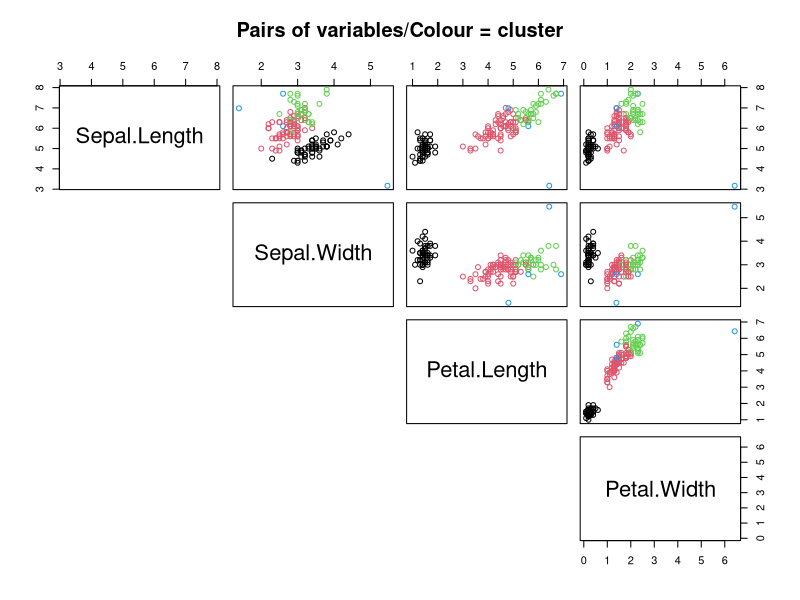
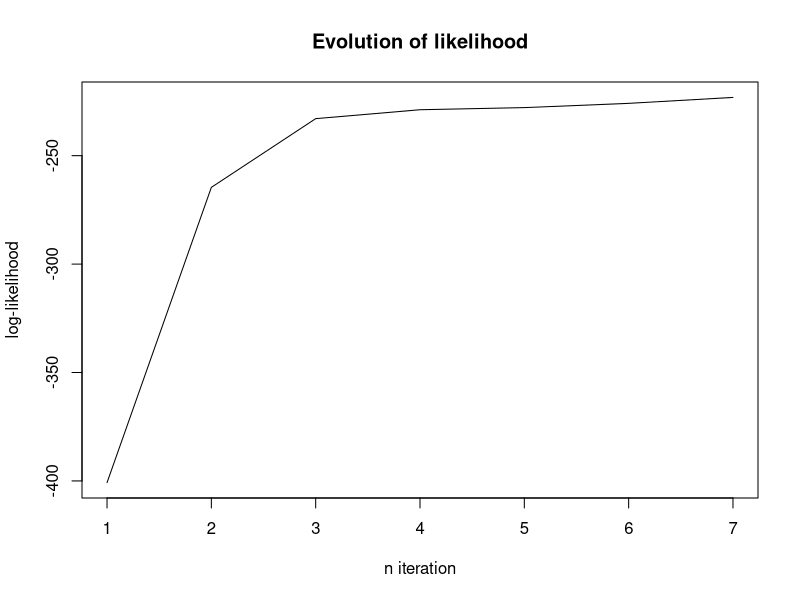

Write R code to recreate these figures, in order.
# Setting up test sets
X <- iris[,1:4]
outliers <- matrix(runif(n=8, min=1, max=7), nrow=2)
colnames(outliers) <- colnames(X)
X_out <- rbind(X,outliers)

## Code for Expectation-Maximization of multivariate Gaussian mixture models
## with uniform component




# code for k-means algorithm to set means and covariance matrices for EM alogrithme

km.maison <- function(X, k){
  p <- ncol(X)  # nombres de parametres
  n <- nrow(X)  # nombres d'observations
  
  Delta <- 1; iter <- 0; itermax <- 30 #Delta = mesure for convergence
  while(Delta > 1e-4 && iter <= itermax){
    # initiation, random centroid selection
    if(iter == 0){
      centroid <- X[sample(nrow(X), k),]
      centroid_mem <- centroid
    }
    
    # Euclidian distance between centroid and data points
    d <- sapply(1:k, function(c) sapply(1:n, 
                                        function(i) sum((centroid[c,] - X[i,])^2) ))
    # Centroid association
    cluster <- apply(d, 1, which.min)
    
    # New centroid settings
    centroid <- t(sapply(1:k, function(c) 
      apply(X[cluster == c,], 2, mean)))
    
    Delta <- sum((centroid - centroid_mem)^2)
    iter <- iter + 1; centroid_mem <- centroid
  }
  return(list(centroid = centroid, cluster = cluster))
}



# helper functions

mvnorm.cov.inv <- function(Sigma) {
  # Eigendecomposition of covariance matrix
  E <- eigen(Sigma)
  Lambda.inv <- diag(E$values^-1)   # diagonal matrix
  Q <- E$vectors
  return(Q %*% Lambda.inv %*% t(Q))
}
#multivariate Gaussian pdf (probability density function)
mvn.pdf.i <- function(xi, mu, Sigma)
  1/sqrt( (2*pi)^length(xi) * det(Sigma) ) * 
  exp(-(1/2) * t(xi - mu) %*% mvnorm.cov.inv(Sigma) 
      %*% (xi - mu) )

mvn.pdf <- function(X, mu, Sigma)
  apply(X, 1, function(xi) mvn.pdf.i(as.numeric(xi), as.numeric(mu), Sigma))

#multivariate Uniform pdf for outlier detection
mvu.pdf <- function(X) {
  mi <- apply(X, 2, min)
  ma <- apply(X, 2, max)
  uni_v <- 1/(ma-mi) 
  prod(uni_v)
}


#' EM multivarate Gaussians
gmm.maison.normal <- function(X, k){
  p <- ncol(X)  # number of parameters
  n <- nrow(X)  # number of observations
  
  Delta <- 1; iter <- 1; itermax <- 30; lh <- rep(NULL,itermax); bic <- rep(NULL,itermax)
  w.s <- array(dim=c(itermax,k)); cen.s <- array(dim=c(k,p,itermax))
  cov.s <- array(dim=c(p,p,k,itermax))
  while(Delta > 1e-4 && iter <= itermax){
    # initiation
    if(iter == 1){
      km.init <- km.maison(X, k)
      # centroids of k-means run
      mu <- km.init$centroid; mu_mem <- mu
      # pk start uniform
      w <- rep(1/k,k)
      cov <- array(dim = c(p, p, k))
      for(i in 1:p) for(j in 1:p) for(c in 1:k) cov[i, j, c] <- 
        1/n * sum((X[km.init$cluster == c, i] - as.numeric(mu[c, i])) *
                    (X[km.init$cluster == c, j] - as.numeric(mu[c, j])))
    }
    
    # E-step
    mvn.c <- sapply(1:k, function(c) mvn.pdf(X, mu[c,], cov[,, c]))
    #print(mvn.c)
    r_ic <- t(w*t(mvn.c)) / rowSums(t(w*t(mvn.c)))
    if(sum(is.nan(r_ic)>=1)){
      break
    }
    #log-likelihood
    lh[iter] <- sum(log(rowSums(t(w*t(mvn.c)))))
    
    #BIC
    v <- k*(p*(p+1)/2 + p + 1) - 1
    bic[iter] <- sum(log(rowSums(t(w*t(mvn.c))))) - (v/2 * (log(n)))
    
    #Updates for output
    cen.s[,,iter] <- mu
    w.s[iter,] <- w
    cov.s[,,,iter] <- cov
    
    # M-step
    n_c <- colSums(r_ic)
    w <- n_c/sum(n_c)
    mu <- t(sapply(1:k, function(c) 1/n_c[c] * colSums(r_ic[, c] * X)))
    for(i in 1:p) for(j in 1:p) for(c in 1:k) cov[i, j, c] <-
      1/n_c[c] * sum(r_ic[, c] * (X[, i] - mu[c, i]) * r_ic[, c] *
                       (X[, j] - mu[c, j]))
    if(sum(is.nan(mu)>=1)){
      break
    }
    Delta <- sum((mu - mu_mem)^2)
    
    iter <- iter + 1; mu_mem <- mu
  }
  return(list(softcluster.norm = r_ic, BIC.norm = bic, likelihood.norm = lh,
              cluster.norm = apply(r_ic, 1, which.max), mu.s.norm = na.omit(cen.s),
              pk.s.norm = na.omit(w.s), cov.s.norm = na.omit(cov.s)))
}



#' EM multivariate Gaussian and uniform distribution

gmm.maison.uni <- function(X, k){
  p <- ncol(X)  
  n <- nrow(X)  
  uni_d <- mvu.pdf(X)
  
  Delta <- 1; iter <- 1; itermax <- 30; lh <- rep(NULL,itermax); bic <- rep(NULL,itermax)
  w.s <- array(dim=c(itermax,k+1)); cen.s <- array(dim=c(k,p,itermax))
  cov.s <- array(dim=c(p,p,k,itermax))
  while(Delta > 1e-4 && iter <= itermax){
    # initiation
    if(iter == 1){
      km.init <- km.maison(X, k)
      # centroids of k-means run
      mu <- km.init$centroid; mu_mem <- mu
      # pks start uniform
      w <- rep(1/(k+1),k+1)
      cov <- array(dim = c(p, p, k))
      for(i in 1:p) for(j in 1:p) for(c in 1:k) cov[i, j, c] <- 
        1/n * sum((X[km.init$cluster == c, i] - as.numeric(mu[c, i])) *
                    (X[km.init$cluster == c, j] - as.numeric(mu[c, j])))
    }
    
    # E-step
    mvn.c <- sapply(1:k, function(c) mvn.pdf(X, mu[c,], cov[,, c]))
    #print(mvn.c)
    mvn.c <- cbind(mvn.c, rep(uni_d,length(X[,1])))
    
    r_ic <- t(w*t(mvn.c)) / rowSums(t(w*t(mvn.c)))
    #print(r_ic)
    if(sum(is.nan(r_ic)>=1)){
      break
    }
    #log-likelihood
    lh[iter] <- sum(log(rowSums(t(w*t(mvn.c)))))
    
    #BIC
    v <- k*(p*(p+1)/2 + p + 1) - 1 + p # +p à la fin uniform
    bic[iter] <- sum(log(rowSums(t(w*t(mvn.c))))) - (v/2 * (log(n)))
    
    #Updates for output
    cen.s[,,iter] <- mu
    w.s[iter,] <- w
    cov.s[,,,iter] <- cov
    # M-step
    n_c <- colSums(r_ic)
    w <- n_c/sum(n_c)
    #print(w)
    mu <- t(sapply(1:k, function(c) 1/n_c[c] * colSums(r_ic[, c] * X)))
    for(i in 1:p) for(j in 1:p) for(c in 1:k) cov[i, j, c] <-
      1/n_c[c] * sum(r_ic[, c] * (X[, i] - mu[c, i]) * r_ic[, c] *
                       (X[, j] - mu[c, j]))
    if(sum(is.nan(mu)>=1)){
      break
    }
    Delta <- sum((mu - mu_mem)^2)
    mu_mem <- mu
    
    iter <- iter + 1 
  }
  return(list(softcluster.uni = r_ic, BIC.uni = bic, likelihood.uni = lh,
              cluster.uni = apply(r_ic, 1, which.max), mu.s.uni = na.omit(cen.s),
              pk.s.uni = na.omit(w.s), cov.s.uni = na.omit(cov.s)))
}



# run functions
get.norm.uni <- function(X, k_clusters, n_runs=3){
  x.norm <- lapply(1:n_runs, function(i){
    gmm.maison.normal(X,k_clusters)
    
  }) 
  x.uni <- lapply(1:n_runs, function(i){
    
    gmm.maison.uni(X,k_clusters)
    
  }) 
  
  return (list(x.norm = x.norm, x.uni = x.uni))
  
}

# result functios
get.all <- function(X, k_clusters, n_runs=3){
  cat("------------------------------------------------------\n")
  cat("------------------------------------------------------\n")
  cat("Model selection for k Gaussians and possible uniform\n")
  cat(" distribution for outlier detection\n")
  a <- get.norm.uni(X,k_clusters, n_runs)
  n.u <- rep(0,2)
  BICs.n <- unlist(lapply(1:n_runs, function(i){tail(a$x.norm[[i]]$BIC.norm,1)}))
  BICs.u <- unlist(lapply(1:n_runs, function(i){tail(a$x.uni[[i]]$BIC.uni,1)}))
  n.u[1] <- BICs.n[which.max(BICs.n < 0)]
  n.u[2] <- BICs.u[which.max(BICs.u < 0)]
  select.m <- which.max(n.u)
  
  if(select.m == 1){
    m <- which.max(BICs.n < 0)
    
    cat("------------------------------------------------------\n")
    cat("------------------------------------------------------\n")
    cat("       Model with uniform distribution selected\n")
    cat("               Detection of outliers: No\n")
    cat("------------------------------------------------------\n")
    cat("         BIC value with uniform component: ",n.u[2],"\n")
    cat("         BIC value without uniform component: ",n.u[1],"\n")
    cat("------------------------------------------------------\n")
    cat("------------------------------------------------------\n")
    cat("                    Model parameters\n")
    cat("------------------------------------------------------\n")
    cat("------------------------------------------------------\n")
    cat("\n")
    pks.norm <- tail(a$x.norm[[m]]$pk.s.norm,1)
    cat("              pks for the different components\n")
    print(pks.norm)
    cat("------------------------------------------------------\n")
    cat("\n")
    mus.norm <- a$x.norm[[m]]$mu.s.norm[,,length(a$x.norm[[m]]$likelihood.norm)]
    colnames(mus.norm) <- colnames(X)
    cat("       µs for the different Gaussian components\n")
    cat("------------------------------------------------------\n")
    print(mus.norm)
    cat("------------------------------------------------------\n")
    cat("\n")
    covs.norm <- a$x.norm[[m]]$cov.s.norm[,,,length(a$x.norm[[m]]$likelihood.norm)]
    #colnames(mus.uni) <- colnames(X)
    cat("         Sigmas for the different Gaussian components\n")
    cat("------------------------------------------------------\n")
    print(covs.norm)
    cat("\n")
    cat("------------------------------------------------------\n")
    cat("------------------------------------------------------\n")
    cat("                    Data\n")
    cat("------------------------------------------------------\n")
    cat("------------------------------------------------------\n")
    cat("Probabilities for different components (1-n)\n")
    cat("       (last column = uniform component)\n")
    cat("------------------------------------------------------\n")
    print(a$x.norm[[m]]$softcluster.norm)
    cat("\n")
    cat("------------------------------------------------------\n")
    cat(" Dataframe and component allocation (last column)\n")
    cat("------------------------------------------------------\n")
    cat("\n")
    c <- cbind(X,a$x.norm[[m]]$cluster.norm)
    colnames(c)[length(colnames(c))] <- "Cluster"
    print(c)
    cat("\n")
    cat("------------------------------------------------------\n")
    cat("\n")
    cat("------------------------------------------------------\n")
    cat("------------------------------------------------------\n")
    cat("             Plots ===================>>>>>>\n")
    cat("------------------------------------------------------\n")
    cat("Plots: 1: Scatterplots showing pairs of variables\n")
    cat("       2: Evolution of likelihood over iterations\n")
    cat("------------------------------------------------------\n")
    pairs(X_out, lower.panel = NULL, col = a$x.norm[[m]]$cluster.norm,
          main = "Pairs of variables/Colour = cluster")
    plot(x = seq(1,length(a$x.norm[[m]]$likelihood.norm)), y = a$x.norm[[m]]$likelihood.norm, type="l",
         main = "Evolution of likelihood", xlab = "n iteration", ylab = "log-likelihood")
    return(list(pks.norm=pks.norm, mus.norm=mus.norm, covs.norm=covs.norm))
    
  }
  if(select.m == 2){
    m <- which.max(BICs.u < 0)
    
    cat("------------------------------------------------------\n")
    cat("------------------------------------------------------\n")
    cat("        Model with uniform distribution selected")
    cat("               Detection of outliers: Yes\n")
    cat("------------------------------------------------------\n")
    cat("         BIC value with uniform component: ",n.u[2],"\n")
    cat("         BIC value without uniform component: ",n.u[1],"\n")
    cat("------------------------------------------------------\n")
    cat("------------------------------------------------------\n")
    cat("                    Model parameters\n")
    cat("------------------------------------------------------\n")
    cat("------------------------------------------------------\n")
    pks.uni <- tail(a$x.uni[[m]]$pk.s.uni,1)
    cat("              pks for the different components\n")
    print(pks.uni)
    cat("\n")
    cat("------------------------------------------------------\n")
    mus.uni <- a$x.uni[[m]]$mu.s.uni[,,length(a$x.uni[[m]]$likelihood.uni)]
    colnames(mus.uni) <- colnames(X)
    cat("       µs for the different Gaussian components\n")
    cat("------------------------------------------------------\n")
    print(mus.uni)
    cat("------------------------------------------------------\n")
    cat("\n")
    covs.uni <- a$x.uni[[m]]$cov.s.uni[,,,length(a$x.uni[[m]]$likelihood.uni)]
    #colnames(mus.uni) <- colnames(X)
    cat("         Sigmas for the different Gaussian components\n")
    cat("------------------------------------------------------\n")
    print(covs.uni)
    cat("\n")
    cat("------------------------------------------------------\n")
    cat("------------------------------------------------------\n")
    cat("                    Data\n")
    cat("------------------------------------------------------\n")
    cat("------------------------------------------------------\n")
    cat("Probabilities for different components (1-n)\n")
    cat("       (last column = uniform component)\n")
    cat("------------------------------------------------------\n")
    print(a$x.uni[[m]]$softcluster.uni)
    cat("\n")
    cat("------------------------------------------------------\n")
    cat(" Dataframe and component allocation (last column)\n")
    cat("------------------------------------------------------\n")
    cat("\n")
    c <- cbind(X,a$x.uni[[m]]$cluster.uni)
    colnames(c)[length(colnames(c))] <- "Cluster"
    print(c)
    cat("\n")
    
    cat("------------------------------------------------------\n")
    cat("------------------------------------------------------\n")
    cat("             Plots ===================>>>>>>\n")
    cat("------------------------------------------------------\n")
    cat("Plots: 1: Scatterplots showing pairs of variables\n")
    cat("       2: Evolution of likelihood over iterations\n")
    cat("------------------------------------------------------\n")
    pairs(X_out, lower.panel = NULL, col = a$x.uni[[m]]$cluster.uni,
          main = "Pairs of variables/Colour = cluster")
    plot(x = seq(1,length(a$x.uni[[m]]$likelihood.uni)), y = a$x.uni[[m]]$likelihood.uni, type="l",
         main = "Evolution of likelihood", xlab = "n iteration", ylab = "log-likelihood")
    return(list(pks.uni=pks.uni, mus.uni=mus.uni, covs.uni=covs.uni))
  }
  
}

# Enter dataframe, number of ks and number of runs
r <- get.all(X_out, 3, n_runs=3)




